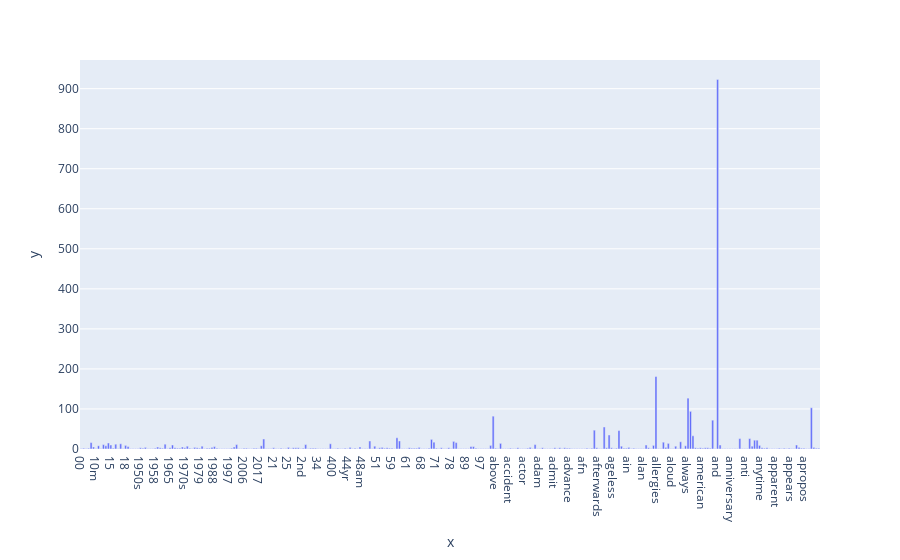

Notebook source saved alongside this figure:
### Code cell
# Use ploty

import plotly.express as px

fig = px.bar(comments_data_counts, x=count_vect.get_feature_names_out()[:300], 
            y=term_frequencies[:300])
fig.show()

### Figure 1 — Plotly figure (JSON) as saved in the notebook; plotly's stock layout.template omitted (floating-point values rounded to 4 significant figures; data arrays with more than 128 entries replaced by an {"elided": "..."} marker saying what was removed)
{"data": [{"alignmentgroup": "True", "hovertemplate": "x=%{x}<br>y=%{y}<extra></extra>", "legendgroup": "", "marker": {"color": "#636efa", "pattern": {"shape": ""}}, "name": "", "offsetgroup": "", "orientation": "v", "showlegend": false, "textposition": "auto", "type": "bar", "x": {"elided": "300 str values"}, "xaxis": "x", "y": {"elided": "300 int values"}, "yaxis": "y"}], "layout": {"autosize": true, "barmode": "relative", "legend": {"tracegroupgap": 0}, "margin": {"t": 60}, "xaxis": {"anchor": "y", "autorange": true, "domain": [0, 1], "range": [-0.5, 299.5], "title": {"text": "x"}, "type": "category"}, "yaxis": {"anchor": "x", "autorange": true, "domain": [0, 1], "range": [0, 971.6], "title": {"text": "y"}, "type": "linear"}}}
